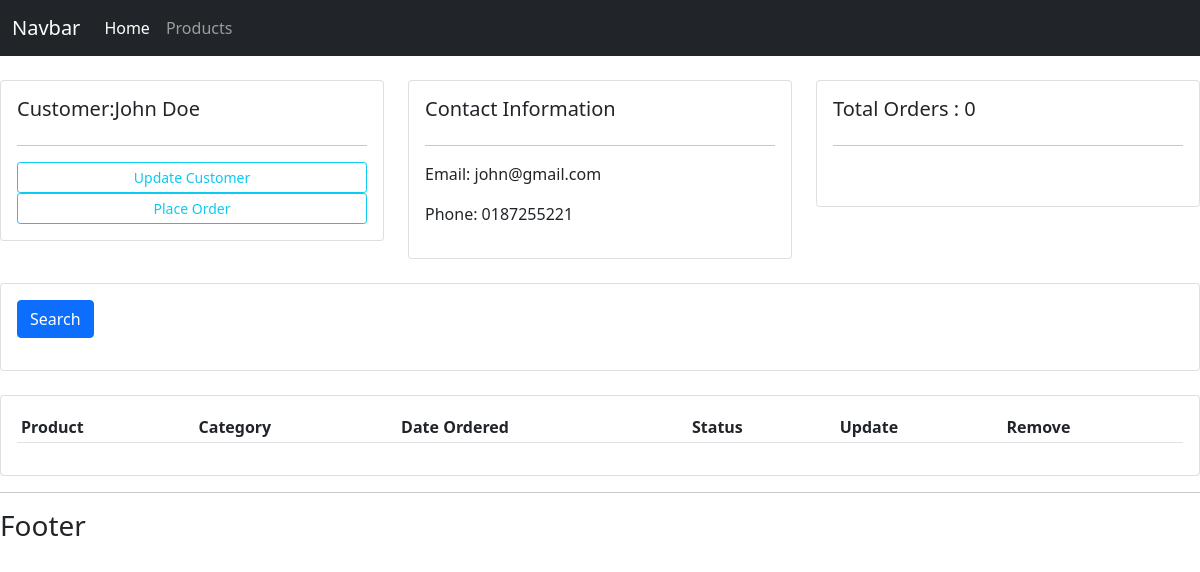
Screenshot of /customers/4/ with the database file from the repository.
### accounts/models.py (models this page shows, shortened)
class Customer(models.Model):
    name = models.CharField(max_length=200, null=True)
    phone = models.CharField(max_length=200, null=True)
    email = models.CharField(max_length=200, null=True)
    date_created = models.DateTimeField(auto_now_add=True, null=True)

### accounts/views.py (the view)
# urls.py: path('customers/<str:pk>/', views.customers, name="customers"),
def customers(request, pk):
    customer = Customer.objects.get(id = pk)
    orders = customer.order_set.all()
    num_of_orders = orders.count()
    my_filter = OrderFilter(request.GET, queryset=orders)
    orders = my_filter.qs
    context = {'customer' : customer, "orders": orders,"num_of_orders":num_of_orders,
               "my_filter": my_filter }
    return render(request, 'accounts/customers.html', context)

### accounts/templates/accounts/customers.html (shortened to what this page needs)
{% extends 'accounts/main.html' %}
{% block content %}
<div class="row">
	<div class="col-md">
		<div class="card card-body">
			<h5>Customer:{{customer.name}}</h5>
			<hr>
			<a class="btn btn-outline-info  btn-sm btn-block" href="">Update Customer</a>
			<a class="btn btn-outline-info  btn-sm btn-block" href="{% url 'create_order' customer.id %}">Place Order</a>
		</div>
	</div>
	<div class="col-md">
		<div class="card card-body">
			<h5>Contact Information</h5>
			<hr>
			<p>Email: {{customer.email}} </p>
			<p>Phone: {{customer.phone}} </p>
		</div>
	</div>
	<div class="col-md">
		<div class="card card-body">
			<h5>Total Orders : {{num_of_orders}}</h5>
			<hr>
			<h1 style="text-align: center;padding: 10px"></h1>
		</div>
	</div>
</div>
<br>
<div class="row">
	<div class="col">
		<div class="card card-body">
			<form method="GET">
		    <button class="btn btn-primary" type="submit">Search</button>
		  </form>
		</div>
	</div>
</div>
<br>
<div class="row">
	<div class="col-md">
		<div class="card card-body">
			<table class="table table-sm">
				<tr>
					<th>Product</th>
					<th>Category</th>
					<th>Date Ordered</th>
					<th>Status</th>
					<th>Update</th>
					<th>Remove</th>
				</tr>
			</table>
		</div>
	</div>
</div>
{% endblock %}

### static/css/main.css (style rules this page uses)
body { background-color: #ebeff5; }

### rows the page displays
Customer: name "John Doe", email "john@gmail.com", phone "0187255221"

### other values shown
{{ num_of_orders }} "0"
